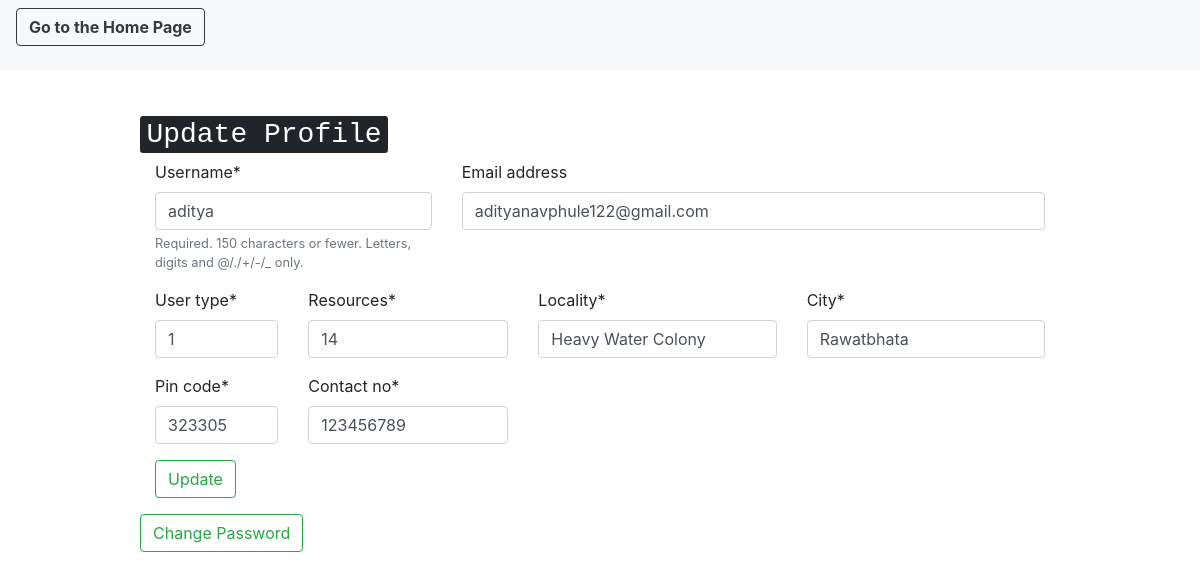
Page /users/edit/ (signed in) on the earlier database version.
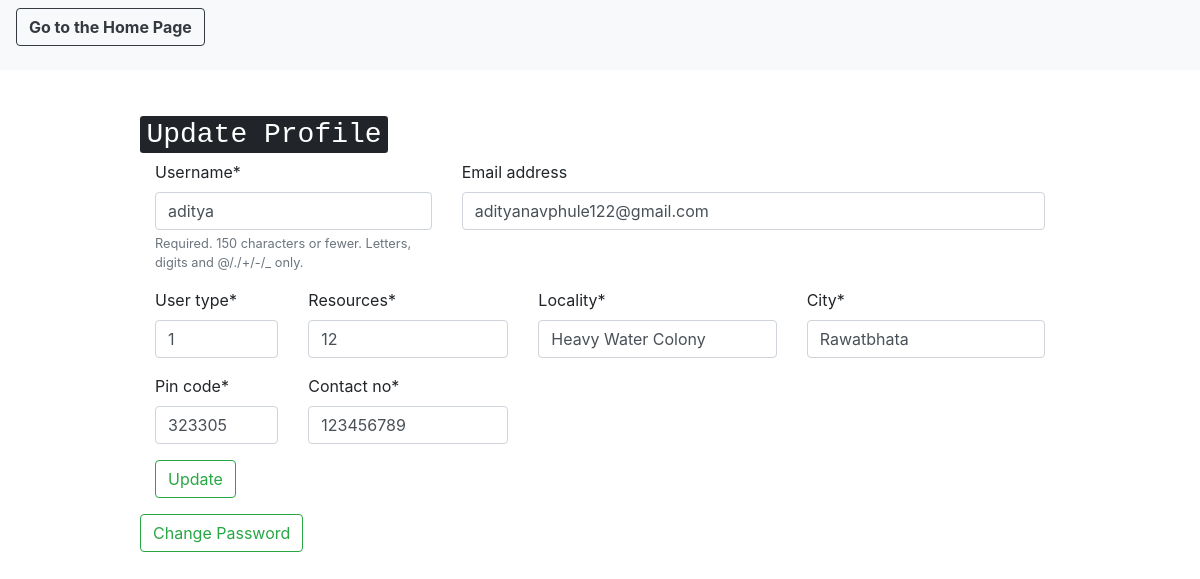
Same page on the later database version.
### customUser/models.py (models this page shows, shortened)
class CustomUser(AbstractUser):
    pin_code = models.IntegerField(null = True)
    contact_no = models.IntegerField(null = True)
    resources = models.IntegerField(null = True) # no. of persons avability/requirement
    locality = models.CharField(max_length = 100)
    city = models.CharField(max_length = 50)
    """CHOICES=[('0','Donor'),
                     ('1','Reciever')]"""
    user_type = models.IntegerField(null = True) # 0 - Donor 1 - Reciever

### customUser/views.py (the view)
# urls.py: path('edit/', views.edit_profile, name = 'edit_profile'),
@login_required(login_url="/users/login")
def edit_profile(request):
	if request.method == "POST":
		form = CustomUserChangeForm(request.POST, instance = request.user)
		if form.is_valid():
			form.save()
			return redirect('home')
		else:
			return HttpResponse('something is not right! (look again at the code)')
	elif request.method == "GET":
		form = CustomUserChangeForm(instance = request.user)
		context = {'form' : form }
		return render(request, 'edit_form.html', context)

### customUser/forms.py
class CustomUserChangeForm(UserChangeForm):
    class Meta:
        model = CustomUser
        fields = ('username', 'email', 'user_type', 'resources', 'locality', 'city', 'pin_code', 'contact_no')

### templates/edit_form.html (shortened to what this page needs)
{% extends 'base.html' %}
{% load crispy_forms_tags %}
{% block navigation %}
<form method = "post" action = "{% url 'homePage' %}">
    <button type = "submit" class = "btn btn-outline-dark navbar-btn"><strong>  Go to the Home Page </strong> </button>
  </form>
{% endblock %}
{% block content %}
<h2> <kbd> Update Profile </kbd> </h2>
<div class = "container">
<form method = "post">
	<div class = "row">
		<div class = "col-4">
			{{ form.username | as_crispy_field }}
		</div>
		<div class = "col">
			{{ form.email | as_crispy_field }}
		</div>
	</div>
	<div class = "row">
		<div class = "col-2">
			{{form.user_type | as_crispy_field}}
		</div>
		<div class = "col-3">
			{{form.resources | as_crispy_field}}
		</div>
		<div class = "col">
			{{form.locality | as_crispy_field}}
		</div>
		<div class = "col">
			{{form.city | as_crispy_field}}
		</div>
	</div>
	<div class = "row">
		<div class = "col-2">
			{{form.pin_code | as_crispy_field}}
		</div>
		<div class = "col-3">
			{{form.contact_no | as_crispy_field}}
		</div>
	</div>
	<button type = "submit" class = "btn btn-outline-success"> Update </button>
</form>
</div>
<form method = "post" action = "{% url 'password_reset' %}">
	<button type = "submit" class = "btn btn-outline-success"> Change Password </button>
</form>
{% endblock %}

Differences in the rows shown:
changed CustomUser "aditya": resources "14" → "12"
